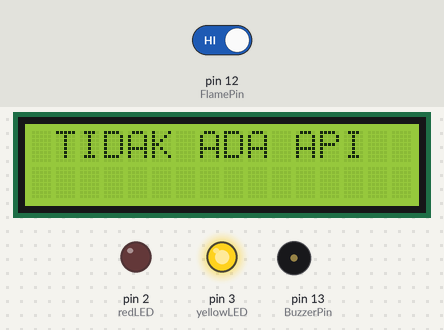
Simulated run of this sketch. Board: Arduino Uno, built with avr-gcc and run on an emulated ATmega328P. On the bench: 16×2 character LCD, output pins drawn as LEDs (lit = HIGH), buzzer (waves = sounding, pin HIGH). Inputs (shaded band) come from the test bench; at power-on: pin 12 (FlamePin) HIGH. What the sketch prints to the serial monitor is not drawn.

Above: at 1.2 s.
1.3 s: pin 12 (FlamePin) driven LOW
At 2.19 s:
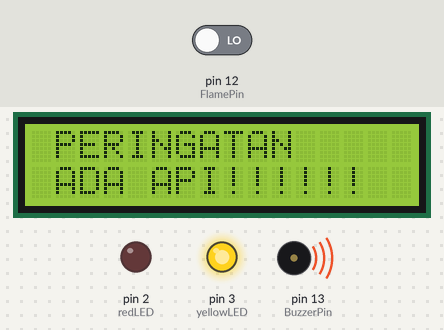
At 3.1 s:
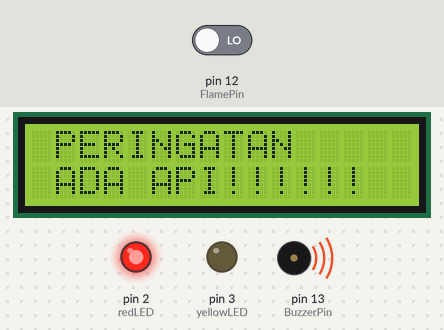
3.8 s: pin 12 (FlamePin) driven HIGH
At 5.6 s:
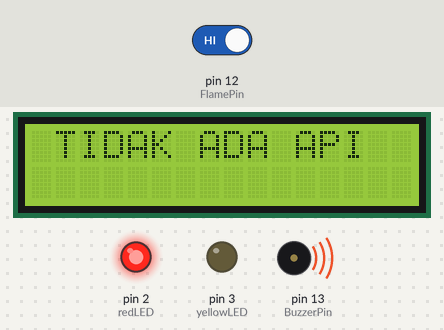
Timing chart, 0 to 7.3 s (numbered marks = the images above; inputs shaded):
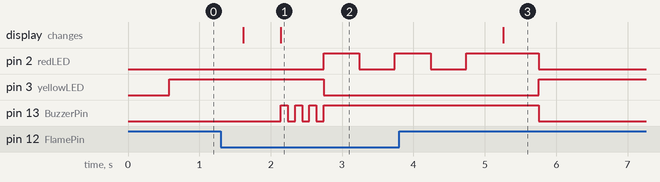

Measured:
- after the input at 1.3 s, pin 2 (redLED): LOW → HIGH after 1.4 s, → LOW 0.50 s later, → HIGH 0.50 s later; pin 3 (yellowLED): HIGH → LOW after 1.4 s; pin 13 (BuzzerPin): alternates HIGH for 0.10 s and LOW for 0.10 s, 7 changes in all, then stays HIGH, starting after 0.84 s; the display: first changes after 0.32 s (image 1 shows a later state)
- after the input at 3.8 s, pin 3 (yellowLED): LOW → HIGH after 2.0 s; the display: changes after 1.5 s (image 3)

The sketch:

SOURCE_CODE_TUBES_AHMAD_FADLI_RIYANJAYA_195060301111046.ino
```cpp
#include <LiquidCrystal_I2C.h>

LiquidCrystal_I2C lcd (0X27, 16, 2);
int Api;
const int FlamePin = 12;
const int BuzzerPin = 13;
const int redLED = 2;
const int yellowLED = 3;

void setup() {
  Serial.begin(9600);
  lcd.begin();
  pinMode(redLED, OUTPUT);
  pinMode(yellowLED, OUTPUT);
  pinMode(FlamePin, INPUT);
  pinMode(BuzzerPin, OUTPUT);
}
void loop() {
  // put your main code here, to run repeatedly:
  lcd.setBacklight(HIGH);

  Api = digitalRead(FlamePin);

  if (Api == LOW)
  {
    lcd.clear();
    delay(500);
    lcd.setCursor(1,0);
    lcd.print("PERINGATAN");
    lcd.setCursor(1,1);
    lcd.print("ADA API!!!!!!");
    Serial.println("ADA API!!!!");
    digitalWrite(BuzzerPin, HIGH);
    delay(100);
    digitalWrite(BuzzerPin, LOW);
    delay(100);
    digitalWrite(BuzzerPin, HIGH);
    delay(100);
    digitalWrite(BuzzerPin, LOW);
    delay(100);
    digitalWrite(BuzzerPin, HIGH);
    delay(100);
    digitalWrite(BuzzerPin, LOW);
    delay(100);
    digitalWrite(BuzzerPin, HIGH);
    digitalWrite(yellowLED, LOW);
    digitalWrite(redLED, HIGH);
    delay(500);
    digitalWrite(redLED, LOW);
    delay(500);
    digitalWrite(redLED, HIGH);
    delay(500);
    digitalWrite(redLED, LOW);
    delay(500);
    digitalWrite(redLED, HIGH);
    delay(500);
  }
  else
  {
    lcd.clear();
    lcd.setCursor(1,0);
    lcd.print("TIDAK ADA API");
    Serial.println("TIDAK ADA API!!!!");
    delay(500);
    digitalWrite(BuzzerPin, LOW);
    digitalWrite(yellowLED, HIGH);
    digitalWrite(redLED,LOW);
  }
}
```
